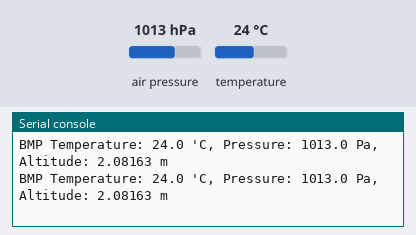
Recording of a program running on a simulated Raspberry Pi Pico running CircuitPython. Parts: the last lines printed to the serial console. Inputs (shaded band) come from the test bench; at power-on: air pressure 1013 hPa, temperature 24 °C.

Above: at 2.2 s.
2.3 s: air pressure set to 952 hPa
At 3.3 s:
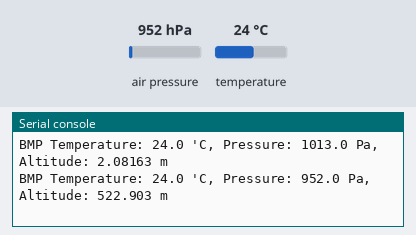
3.8 s: temperature set to 12 °C
At 4.8 s:
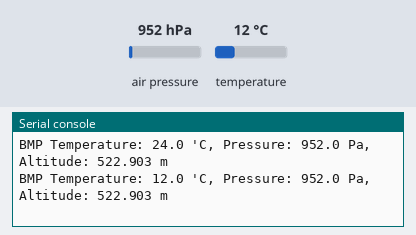
5.3 s: air pressure set to 975 hPa
At 6.8 s:
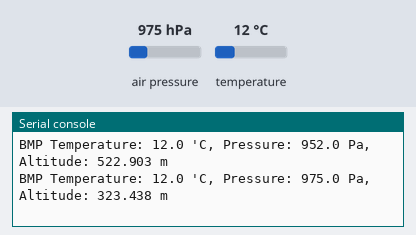
Timing chart, 0 to 8.3 s (numbered marks = the images above; inputs shaded):
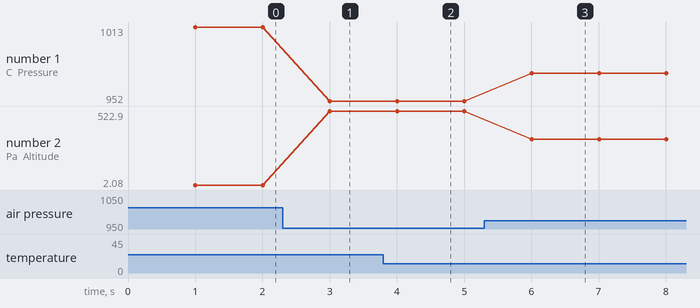

The program:

bmp_280.py
```python
"""
Pinout

|BMP280 | Pico   |
|-------|--------|
|VCC    |3V3(OUT)|
|GND    |GND     |
|SDA    |GP14    |
|SCL    |GP15    |

GitHub Modules
https://github.com/adafruit/Adafruit_CircuitPython_BMP280/releases/tag/3.3.2
https://github.com/adafruit/Adafruit_CircuitPython_BusDevice/releases/tag/5.2.9
"""

# Core Modules
from time import sleep
import board
import busio

# CircuitPython Libraries
import adafruit_bmp280

# Setup
i2c = busio.I2C(scl=board.GP15, sda=board.GP14)
bmp280 = adafruit_bmp280.Adafruit_BMP280_I2C(i2c, address=0x76)
bmp280.sea_level_pressure = 1013.25
bmp280.mode = adafruit_bmp280.MODE_NORMAL
bmp280.standby_period = adafruit_bmp280.STANDBY_TC_500
bmp280.iir_filter = adafruit_bmp280.IIR_FILTER_X16
bmp280.overscan_pressure = adafruit_bmp280.OVERSCAN_X16
bmp280.overscan_temperature = adafruit_bmp280.OVERSCAN_X2

# Routine
sleep(1)

while True:

    try:
        bmp_temperature = str(bmp280.temperature)

        pressure = str(bmp280.pressure)

        altitude = str(bmp280.altitude)

        print(
            "BMP Temperature: "+bmp_temperature+" \'C, "+
            "Pressure: "+pressure+" Pa, "+
            "Altitude: "+altitude+" m"
        )

        sleep(1)

    except Exception as e:
        raise e
```

Measured:
- after the input at 2.3 s, the serial console: prints a new line after 0.70 s (image 1)
- after the input at 3.8 s, the serial console: prints a new line after 0.20 s (image 2)
- after the input at 5.3 s, the serial console: prints a new line after 0.71 s (image 3)
- plotted number 1: 1013 → 952 after the input at 2.3 s, 952 → 975 after the input at 5.3 s
- plotted number 2: 2.08 → 522.9 after the input at 2.3 s, 522.9 → 323.44 after the input at 5.3 s
